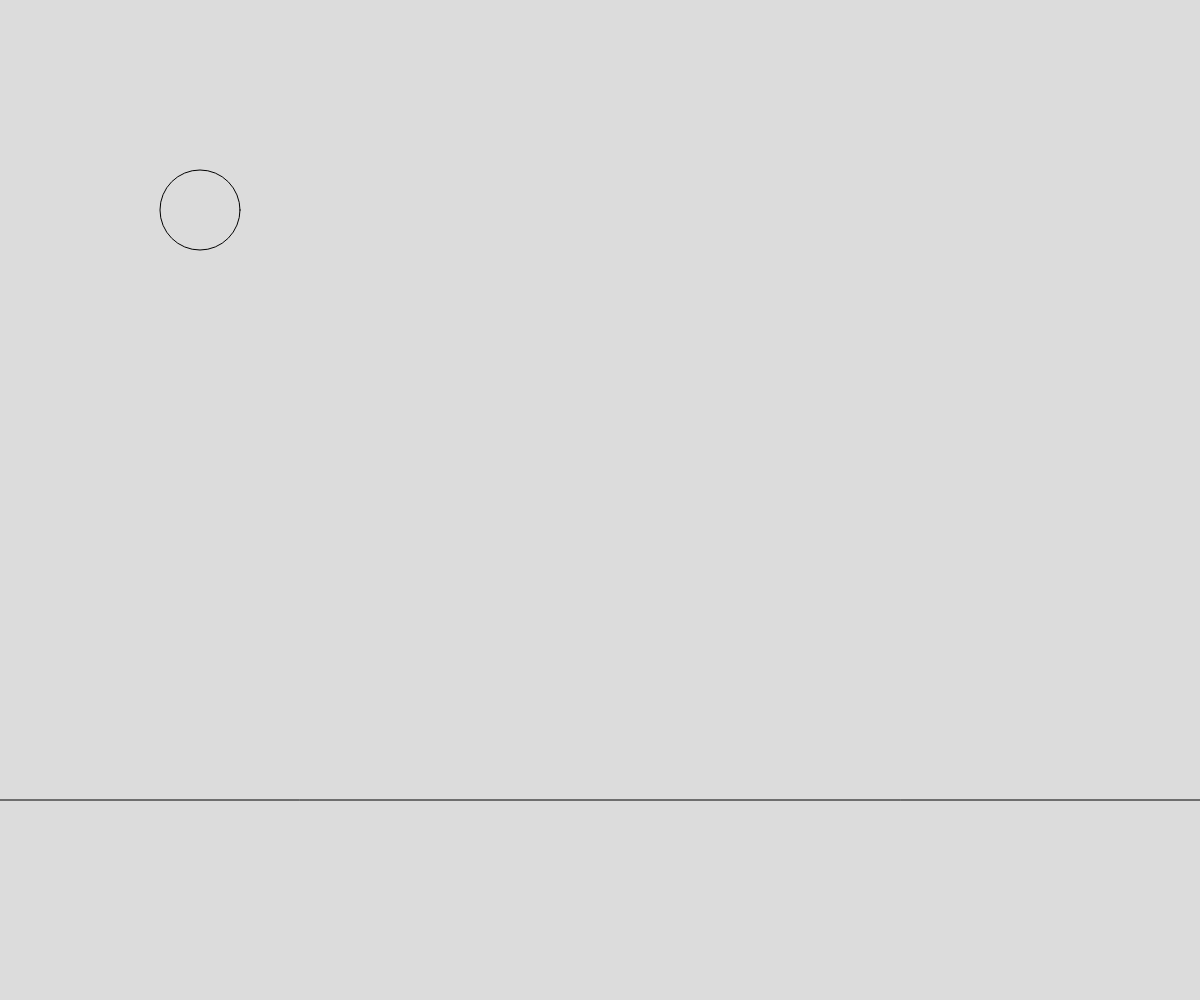
Frame 1 (no input)
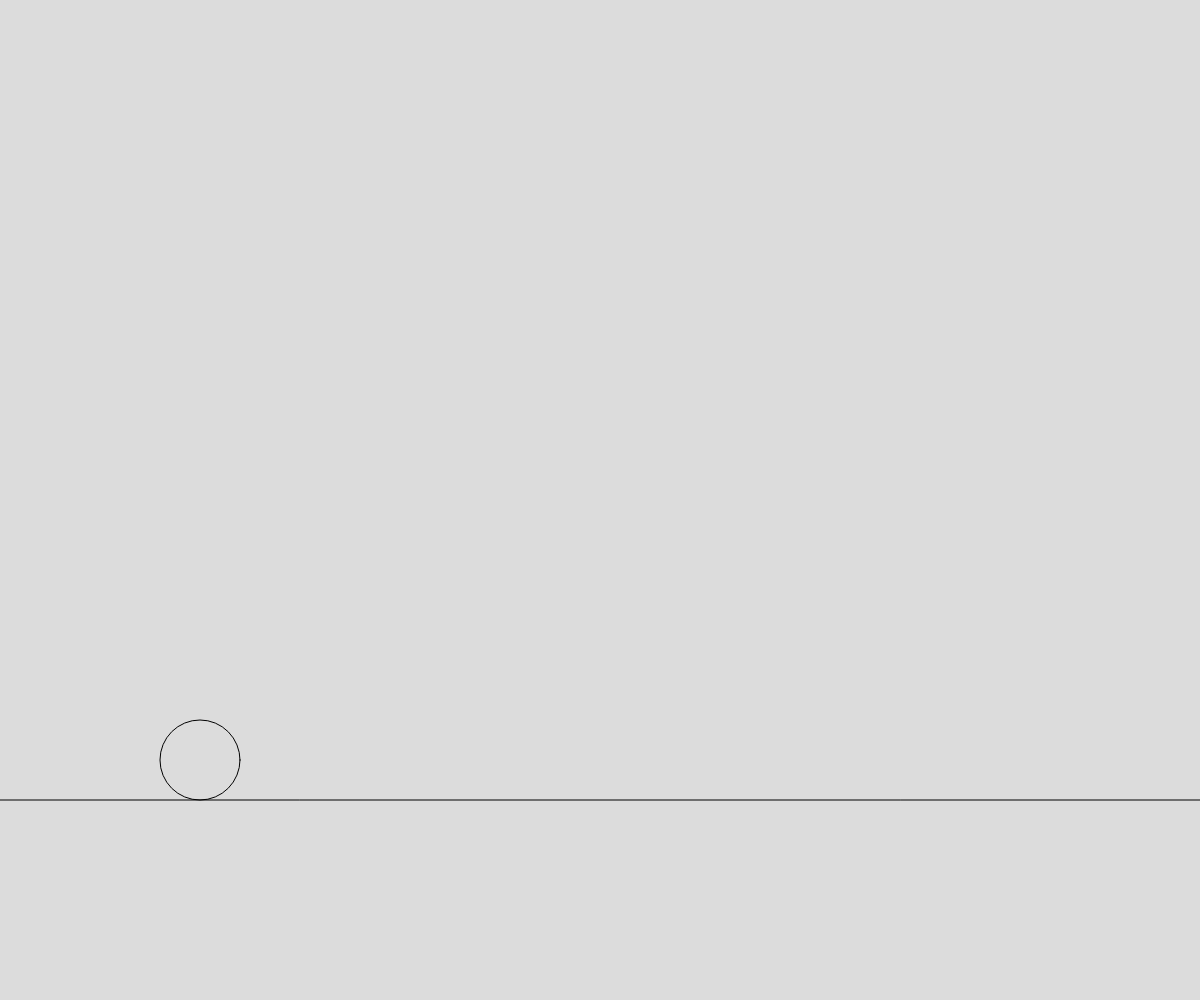
Frame 60 (no input)
Frame 120 (the mouse pressed at the canvas centre since frame 60): identical to frame 60, image omitted

The p5.js sketch that drew these frames (run headless with seeded random() and noise() and a simulated clock; from frame 60 on, the mouse is pressed at the canvas centre):

// p5.js sketch
// ── sketch.js
let Gravity = 10;
let x = 200;
let y = 200;
let JS = 0;
let R = 40;
let MSpeed = 5;
let Jump = 0;

function setup() {
  createCanvas(windowWidth, windowHeight);
}

function draw() {
  background(220);
  noFill();
  line(0,height-200,width,height-200);
  if (keyIsDown(65)) {
    x -= MSpeed;
  }
  if (keyIsDown(68)) {
    x += MSpeed;
  }
  if (keyIsDown(32) && Jump == 0) {
    JS = 32;
    Jump = 1;
  }
  y -= JS;
  if (y+R < height-200) {
    y += Gravity;
  }

  if (y+R >= height-200) {
    Jump = 0;
  }
  if (JS > 0) {
    JS *= 0.93;
  }
  else if (JS < 0) {
    JS = 0;
  }
  circle(x,y,R*2);

}
